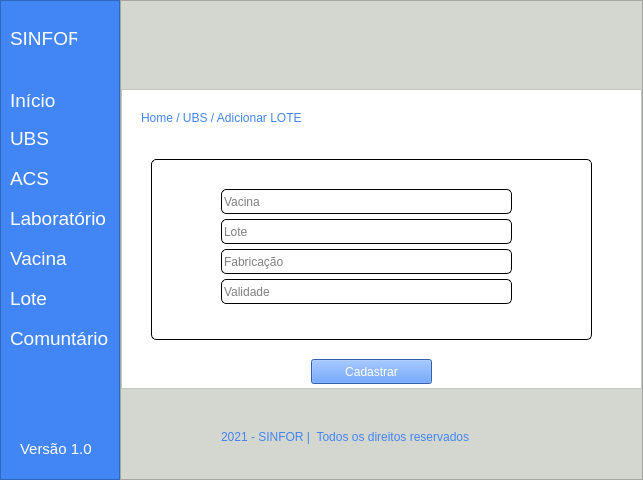
<?xml version="1.0" encoding="UTF-8"?>
<ui version="4.0">
 <class>MainWindow</class>
 <widget class="QMainWindow" name="MainWindow">
  <property name="geometry">
   <rect>
    <x>0</x>
    <y>0</y>
    <width>643</width>
    <height>480</height>
   </rect>
  </property>
  <property name="windowTitle">
   <string>MainWindow</string>
  </property>
  <property name="styleSheet">
   <string notr="true">background-color: rgb(211, 215, 207);</string>
  </property>
  <widget class="QWidget" name="centralwidget">
   <layout class="QHBoxLayout" name="horizontalLayout">
    <property name="spacing">
     <number>0</number>
    </property>
    <property name="leftMargin">
     <number>0</number>
    </property>
    <property name="topMargin">
     <number>0</number>
    </property>
    <property name="rightMargin">
     <number>0</number>
    </property>
    <property name="bottomMargin">
     <number>0</number>
    </property>
    <item>
     <widget class="QFrame" name="frame">
      <property name="maximumSize">
       <size>
        <width>120</width>
        <height>16777215</height>
       </size>
      </property>
      <property name="styleSheet">
       <string notr="true">background-color: #4285f4;</string>
      </property>
      <property name="frameShape">
       <enum>QFrame::StyledPanel</enum>
      </property>
      <property name="frameShadow">
       <enum>QFrame::Raised</enum>
      </property>
      <widget class="QLabel" name="label">
       <property name="geometry">
        <rect>
         <x>10</x>
         <y>30</y>
         <width>67</width>
         <height>17</height>
        </rect>
       </property>
       <property name="font">
        <font>
         <pointsize>14</pointsize>
        </font>
       </property>
       <property name="styleSheet">
        <string notr="true">color: rgb(255, 255, 255);</string>
       </property>
       <property name="text">
        <string>SINFOR</string>
       </property>
      </widget>
      <widget class="QLabel" name="label_2">
       <property name="geometry">
        <rect>
         <x>10</x>
         <y>90</y>
         <width>51</width>
         <height>21</height>
        </rect>
       </property>
       <property name="font">
        <font>
         <pointsize>14</pointsize>
        </font>
       </property>
       <property name="styleSheet">
        <string notr="true">color: rgb(255, 255, 255);</string>
       </property>
       <property name="text">
        <string>Início</string>
       </property>
      </widget>
      <widget class="QLabel" name="label_3">
       <property name="geometry">
        <rect>
         <x>10</x>
         <y>130</y>
         <width>51</width>
         <height>17</height>
        </rect>
       </property>
       <property name="font">
        <font>
         <pointsize>14</pointsize>
        </font>
       </property>
       <property name="styleSheet">
        <string notr="true">color: rgb(255, 255, 255);</string>
       </property>
       <property name="text">
        <string>UBS</string>
       </property>
      </widget>
      <widget class="QLabel" name="label_4">
       <property name="geometry">
        <rect>
         <x>10</x>
         <y>170</y>
         <width>51</width>
         <height>17</height>
        </rect>
       </property>
       <property name="font">
        <font>
         <pointsize>14</pointsize>
        </font>
       </property>
       <property name="styleSheet">
        <string notr="true">color: rgb(255, 255, 255);</string>
       </property>
       <property name="text">
        <string>ACS</string>
       </property>
      </widget>
      <widget class="QLabel" name="label_5">
       <property name="geometry">
        <rect>
         <x>10</x>
         <y>210</y>
         <width>101</width>
         <height>17</height>
        </rect>
       </property>
       <property name="font">
        <font>
         <pointsize>14</pointsize>
        </font>
       </property>
       <property name="styleSheet">
        <string notr="true">color: rgb(255, 255, 255);</string>
       </property>
       <property name="text">
        <string>Laboratório</string>
       </property>
      </widget>
      <widget class="QLabel" name="label_6">
       <property name="geometry">
        <rect>
         <x>10</x>
         <y>250</y>
         <width>61</width>
         <height>16</height>
        </rect>
       </property>
       <property name="font">
        <font>
         <pointsize>14</pointsize>
        </font>
       </property>
       <property name="styleSheet">
        <string notr="true">color: rgb(255, 255, 255);</string>
       </property>
       <property name="text">
        <string>Vacina</string>
       </property>
      </widget>
      <widget class="QLabel" name="label_7">
       <property name="geometry">
        <rect>
         <x>10</x>
         <y>290</y>
         <width>61</width>
         <height>17</height>
        </rect>
       </property>
       <property name="font">
        <font>
         <pointsize>14</pointsize>
        </font>
       </property>
       <property name="styleSheet">
        <string notr="true">color: rgb(255, 255, 255);</string>
       </property>
       <property name="text">
        <string>Lote</string>
       </property>
      </widget>
      <widget class="QLabel" name="label_8">
       <property name="geometry">
        <rect>
         <x>10</x>
         <y>330</y>
         <width>101</width>
         <height>17</height>
        </rect>
       </property>
       <property name="font">
        <font>
         <pointsize>14</pointsize>
        </font>
       </property>
       <property name="styleSheet">
        <string notr="true">color: rgb(255, 255, 255);</string>
       </property>
       <property name="text">
        <string>Comuntário</string>
       </property>
      </widget>
      <widget class="QLabel" name="label_9">
       <property name="geometry">
        <rect>
         <x>20</x>
         <y>440</y>
         <width>71</width>
         <height>17</height>
        </rect>
       </property>
       <property name="font">
        <font>
         <pointsize>11</pointsize>
        </font>
       </property>
       <property name="styleSheet">
        <string notr="true">color: rgb(255, 255, 255);</string>
       </property>
       <property name="text">
        <string>Versão 1.0</string>
       </property>
      </widget>
     </widget>
    </item>
    <item>
     <widget class="QFrame" name="frame_2">
      <property name="frameShape">
       <enum>QFrame::StyledPanel</enum>
      </property>
      <property name="frameShadow">
       <enum>QFrame::Raised</enum>
      </property>
      <layout class="QVBoxLayout" name="verticalLayout">
       <property name="spacing">
        <number>0</number>
       </property>
       <property name="leftMargin">
        <number>0</number>
       </property>
       <property name="topMargin">
        <number>0</number>
       </property>
       <property name="rightMargin">
        <number>0</number>
       </property>
       <property name="bottomMargin">
        <number>0</number>
       </property>
       <item>
        <widget class="QFrame" name="frame_3">
         <property name="maximumSize">
          <size>
           <width>16777215</width>
           <height>70</height>
          </size>
         </property>
         <property name="styleSheet">
          <string notr="true">background-color: rgb(211, 215, 207);</string>
         </property>
         <property name="frameShape">
          <enum>QFrame::NoFrame</enum>
         </property>
         <property name="frameShadow">
          <enum>QFrame::Raised</enum>
         </property>
         <property name="lineWidth">
          <number>1</number>
         </property>
        </widget>
       </item>
       <item>
        <widget class="QFrame" name="frame_4">
         <property name="maximumSize">
          <size>
           <width>16777215</width>
           <height>300</height>
          </size>
         </property>
         <property name="styleSheet">
          <string notr="true">background-color: rgb(255, 255, 255);</string>
         </property>
         <property name="frameShape">
          <enum>QFrame::StyledPanel</enum>
         </property>
         <property name="frameShadow">
          <enum>QFrame::Raised</enum>
         </property>
         <widget class="QLabel" name="label_11">
          <property name="geometry">
           <rect>
            <x>20</x>
            <y>20</y>
            <width>191</width>
            <height>17</height>
           </rect>
          </property>
          <property name="styleSheet">
           <string notr="true">color: #4285f4;</string>
          </property>
          <property name="text">
           <string>Home / UBS / Adicionar LOTE</string>
          </property>
         </widget>
         <widget class="QFrame" name="frame_6">
          <property name="geometry">
           <rect>
            <x>30</x>
            <y>70</y>
            <width>441</width>
            <height>181</height>
           </rect>
          </property>
          <property name="styleSheet">
           <string notr="true">border: 1px solid #000;
border-radius: 5px;</string>
          </property>
          <property name="frameShape">
           <enum>QFrame::StyledPanel</enum>
          </property>
          <property name="frameShadow">
           <enum>QFrame::Raised</enum>
          </property>
          <widget class="QLineEdit" name="lineEdit">
           <property name="geometry">
            <rect>
             <x>70</x>
             <y>30</y>
             <width>291</width>
             <height>25</height>
            </rect>
           </property>
           <property name="placeholderText">
            <string>Vacina</string>
           </property>
          </widget>
          <widget class="QLineEdit" name="lineEdit_2">
           <property name="geometry">
            <rect>
             <x>70</x>
             <y>90</y>
             <width>291</width>
             <height>25</height>
            </rect>
           </property>
           <property name="text">
            <string/>
           </property>
           <property name="placeholderText">
            <string>Fabricação</string>
           </property>
          </widget>
          <widget class="QLineEdit" name="lineEdit_3">
           <property name="geometry">
            <rect>
             <x>70</x>
             <y>60</y>
             <width>291</width>
             <height>25</height>
            </rect>
           </property>
           <property name="placeholderText">
            <string>Lote</string>
           </property>
          </widget>
          <widget class="QLineEdit" name="lineEdit_4">
           <property name="geometry">
            <rect>
             <x>70</x>
             <y>120</y>
             <width>291</width>
             <height>25</height>
            </rect>
           </property>
           <property name="text">
            <string/>
           </property>
           <property name="placeholderText">
            <string>Validade</string>
           </property>
          </widget>
         </widget>
         <widget class="QPushButton" name="pushButton">
          <property name="geometry">
           <rect>
            <x>190</x>
            <y>270</y>
            <width>121</width>
            <height>25</height>
           </rect>
          </property>
          <property name="styleSheet">
           <string notr="true">background-color: #4285F4;
color: #FFF;</string>
          </property>
          <property name="text">
           <string>Cadastrar</string>
          </property>
         </widget>
        </widget>
       </item>
       <item>
        <widget class="QFrame" name="frame_5">
         <property name="maximumSize">
          <size>
           <width>16777215</width>
           <height>70</height>
          </size>
         </property>
         <property name="frameShape">
          <enum>QFrame::NoFrame</enum>
         </property>
         <property name="frameShadow">
          <enum>QFrame::Raised</enum>
         </property>
         <widget class="QLabel" name="label_10">
          <property name="geometry">
           <rect>
            <x>100</x>
            <y>30</y>
            <width>311</width>
            <height>17</height>
           </rect>
          </property>
          <property name="styleSheet">
           <string notr="true">color: #4285f4;</string>
          </property>
          <property name="text">
           <string>2021 - SINFOR |  Todos os direitos reservados</string>
          </property>
         </widget>
        </widget>
       </item>
      </layout>
     </widget>
    </item>
   </layout>
  </widget>
 </widget>
 <resources/>
 <connections/>
</ui>
